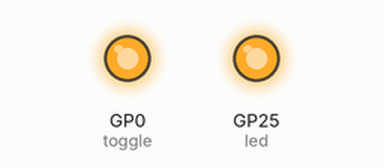
A program run on a simulated Raspberry Pi Pico running CircuitPython. On the bench: output pins drawn as LEDs (lit = HIGH).

Above: at 0.1 s.
At 5.1 s:
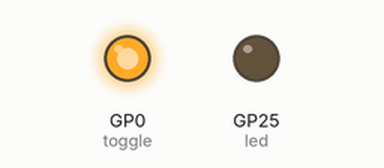
At 60.1 s:
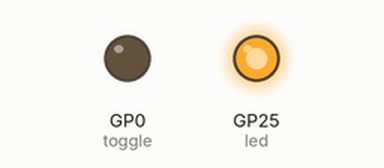
At 125.1 s:
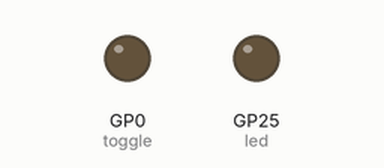
Timing chart, 0 to 126.6 s (numbered marks = the images above):
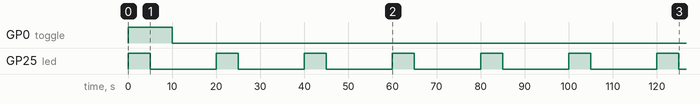

The program:

flip-flop-shutdown.py
```python
#By Jeremy Cook
#Public Domain

import board
import digitalio
import time

led = digitalio.DigitalInOut(board.LED)
led.direction = digitalio.Direction.OUTPUT
led.value = 0

toggle = digitalio.DigitalInOut(board.GP0)
toggle.direction = digitalio.Direction.OUTPUT
toggle.value = 1 #set high initially so does not switch

while True:
    led.value = 1
    time.sleep(5)
    led.value = 0
    time.sleep(5)
    toggle.value = 0 #turns off and does not loop
    time.sleep(10) #delay to allow power down
```

Measured:
- by itself, GP0 (toggle): HIGH → LOW at 10.0 s
- by itself, GP25 (led): alternates HIGH for 5.0 s and LOW for 15.0 s
